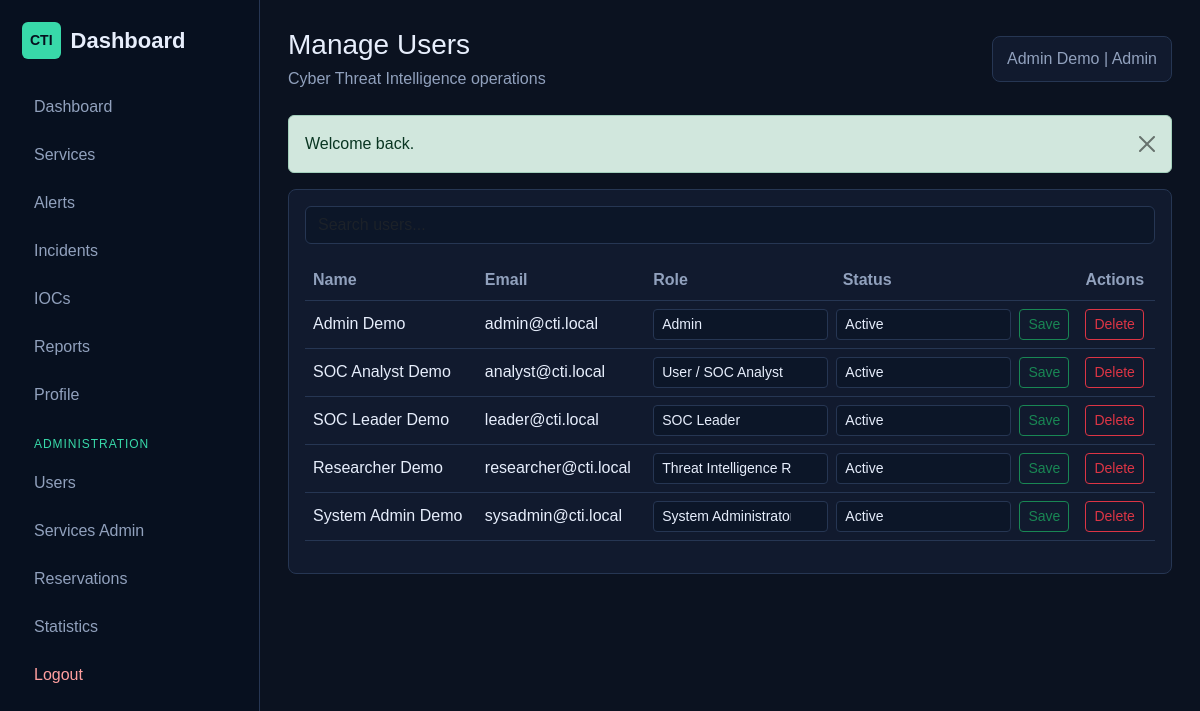
The page /admin/users.php (signed in) on the database its author committed.
### tables this page shows
CREATE TABLE users (
    id INT AUTO_INCREMENT PRIMARY KEY,
    role_id INT NOT NULL,
    name VARCHAR(120) NOT NULL,
    email VARCHAR(160) NOT NULL UNIQUE,
    password VARCHAR(255) NOT NULL,
    phone VARCHAR(40),
    organization VARCHAR(160),
    status ENUM('Active', 'Blocked') DEFAULT 'Active',
    created_at TIMESTAMP DEFAULT CURRENT_TIMESTAMP,
    FOREIGN KEY (role_id) REFERENCES roles(id)
);

CREATE TABLE roles (
    id INT AUTO_INCREMENT PRIMARY KEY,
    name VARCHAR(100) NOT NULL UNIQUE
);

### admin/users.php (the view, shortened to what this page needs)
<?php
require_once __DIR__ . '/../config/database.php';
require_once __DIR__ . '/../includes/functions.php';
$roles = $pdo->query('SELECT * FROM roles ORDER BY id')->fetchAll();
$users = $pdo->query('
    SELECT users.*, roles.name AS role_name
    FROM users
    JOIN roles ON roles.id = users.role_id
    ORDER BY users.created_at DESC
')->fetchAll();
$pageTitle = 'Manage Users';
include __DIR__ . '/../includes/header.php';
?>
<div class="card p-3">
    <input class="form-control mb-3" placeholder="Search users..." data-table-search="#usersTable">
    <div class="table-responsive">
        <table class="table align-middle" id="usersTable">
            <thead><tr><th>Name</th><th>Email</th><th>Role</th><th>Status</th><th>Actions</th></tr></thead>
            <tbody>
            <?php foreach ($users as $user): ?>
                <tr>
                    <td><?= e($user['name']) ?></td>
                    <td><?= e($user['email']) ?></td>
                    <td colspan="2">
                        <form method="post" class="d-flex gap-2">
                            <select name="role_id" class="form-select form-select-sm">
                                <?php foreach ($roles as $role): ?>
                                    <option value="<?= e($role['id']) ?>" <?= $role['id'] == $user['role_id'] ? 'selected' : '' ?>><?= e($role['name']) ?></option>
                                <?php endforeach; ?>
                            </select>
                            <select name="status" class="form-select form-select-sm">
                                <option <?= $user['status'] === 'Active' ? 'selected' : '' ?>>Active</option>
                            </select>
                            <button class="btn btn-sm btn-outline-success">Save</button>
                        </form>
                    </td>
                    <td>
                        <form method="post" data-confirm="Delete this user?">
                            <button class="btn btn-sm btn-outline-danger">Delete</button>
                        </form>
                    </td>
                </tr>
            <?php endforeach; ?>
            </tbody>
        </table>
    </div>
</div>
<?php include __DIR__ . '/../includes/footer.php'; ?>

### includes/header.php (shortened to what this page needs)
<?php
require_once __DIR__ . '/functions.php';
$base = strpos($_SERVER['SCRIPT_NAME'], '/admin/') !== false ? '../' : '';
?>
<!doctype html>
<html lang="en">
<head>
    <link href="https://cdn.jsdelivr.net/npm/bootstrap@5.3.3/dist/css/bootstrap.min.css" rel="stylesheet">
    <link rel="stylesheet" href="<?= $base ?>assets/css/style.css">
</head>
<body>
<?php if (is_logged_in()): ?>
<div class="app-shell">
    <?php include __DIR__ . '/sidebar.php'; ?>
    <main class="main-content">
        <div class="topbar">
            <div>
                <h1><?= e($pageTitle ?? 'Dashboard') ?></h1>
                <p><?= e($pageSubtitle ?? 'Cyber Threat Intelligence operations') ?></p>
            </div>
            <div class="user-chip"><?= e(current_user()['name']) ?> | <?= e(role_name()) ?></div>
        </div>
        <?php show_flash(); ?>
<?php else: ?>
<main class="auth-page">
    <?php show_flash(); ?>
<?php endif; ?>

### includes/sidebar.php
<?php $base = strpos($_SERVER['SCRIPT_NAME'], '/admin/') !== false ? '../' : ''; ?>
<aside class="sidebar">
    <a class="brand" href="<?= $base ?>dashboard.php">
        <span class="brand-mark">CTI</span>
        <span>Dashboard</span>
    </a>
    <nav>
        <a href="<?= $base ?>dashboard.php">Dashboard</a>
        <a href="<?= $base ?>services.php">Services</a>
        <a href="<?= $base ?>alerts.php">Alerts</a>
        <a href="<?= $base ?>incidents.php">Incidents</a>
        <a href="<?= $base ?>indicators.php">IOCs</a>
        <a href="<?= $base ?>reports.php">Reports</a>
        <a href="<?= $base ?>profile.php">Profile</a>
        <?php if (is_admin()): ?>
            <div class="nav-label">Administration</div>
            <a href="<?= $base ?>admin/users.php">Users</a>
            <a href="<?= $base ?>admin/services.php">Services Admin</a>
            <a href="<?= $base ?>admin/reservations.php">Reservations</a>
            <a href="<?= $base ?>admin/statistics.php">Statistics</a>
        <?php endif; ?>
        <a href="<?= $base ?>logout.php" class="logout-link">Logout</a>
    </nav>
</aside>

### includes/functions.php (shortened to what this page needs)
<?php
function e($value)
{
    return htmlspecialchars((string) $value, ENT_QUOTES, 'UTF-8');
}
function show_flash()
{
    foreach ($_SESSION['flash'] as $item) {
        echo '<div class="alert alert-' . e($item['type']) . ' alert-dismissible fade show" role="alert">';
        echo e($item['message']);
        echo '<button type="button" class="btn-close" data-bs-dismiss="alert"></button></div>';
    }
}
function current_user()
{
    return $_SESSION['user'] ?? null;
}
function is_logged_in()
{
    return current_user() !== null;
}
function role_name()
{
    return $_SESSION['user']['role_name'] ?? '';
}
function is_admin()
{
    return role_name() === 'Admin' || role_name() === 'System Administrator';
}

### includes/footer.php (shortened to what this page needs)
<?php if (is_logged_in()): ?>
    </main>
</div>
<?php else: ?>
</main>
<?php endif; ?>
</body>
</html>

### assets/css/style.css (style rules this page uses)
:root { --bg: #0b1220; --panel: #111a2e; --panel-2: #17223a; --line: #263653; --text: #e7eefc; --muted: #91a1bd; --accent: #38d9a9; --danger: #ff6b6b; --warning: #ffd166; }
body { background: var(--bg); color: var(--text); font-family: Arial, Helvetica, sans-serif; }
a { text-decoration: none; }
.app-shell { display: flex; min-height: 100vh; }
.sidebar { width: 260px; background: #07101f; border-right: 1px solid var(--line); padding: 22px; position: sticky; top: 0; height: 100vh; }
.brand { display: flex; align-items: center; gap: 10px; color: var(--text); font-size: 22px; font-weight: 700; margin-bottom: 26px; }
.brand-mark { background: var(--accent); color: #06101f; border-radius: 6px; padding: 8px; font-size: 14px; }
.sidebar nav a { color: var(--muted); display: block; padding: 10px 12px; border-radius: 8px; margin-bottom: 4px; }
.nav-label { color: var(--accent); font-size: 12px; text-transform: uppercase; letter-spacing: .08em; margin: 18px 12px 8px; }
.logout-link { color: #ff9f9f !important; }
.main-content { flex: 1; padding: 28px; overflow-x: hidden; }
.topbar { display: flex; justify-content: space-between; gap: 20px; align-items: center; margin-bottom: 24px; }
.topbar h1 { font-size: 28px; margin: 0; }
.topbar p { color: var(--muted); margin: 5px 0 0; }
.user-chip { background: var(--panel); color: var(--muted); border: 1px solid var(--line); border-radius: 8px; padding: 10px 14px; }
.card, .modal-content { background: var(--panel); color: var(--text); border: 1px solid var(--line); border-radius: 8px; }
.table { --bs-table-bg: transparent; --bs-table-color: var(--text); --bs-table-border-color: var(--line); }
.table thead th { color: var(--muted); font-weight: 600; }
.form-control, .form-select { background: #0c1628; color: var(--text); border-color: var(--line); }

### rows shown on the page
users: name "Admin Demo", email "admin@cti.local", role_id "Admin", status "Active"
users: name "SOC Analyst Demo", email "analyst@cti.local", role_id "User / SOC Analyst", status "Active"
users: name "SOC Leader Demo", email "leader@cti.local", role_id "SOC Leader", status "Active"
users: name "Researcher Demo", email "researcher@cti.local", role_id "Threat Intelligence Researcher", status "Active"
users: name "System Admin Demo", email "sysadmin@cti.local", role_id "System Administrator", status "Active"

### other values the page prints
$pageTitle "Manage Users"
$pageSubtitle "Cyber Threat Intelligence operations"
role_name() "Admin"
$item['message'] "Welcome back."
